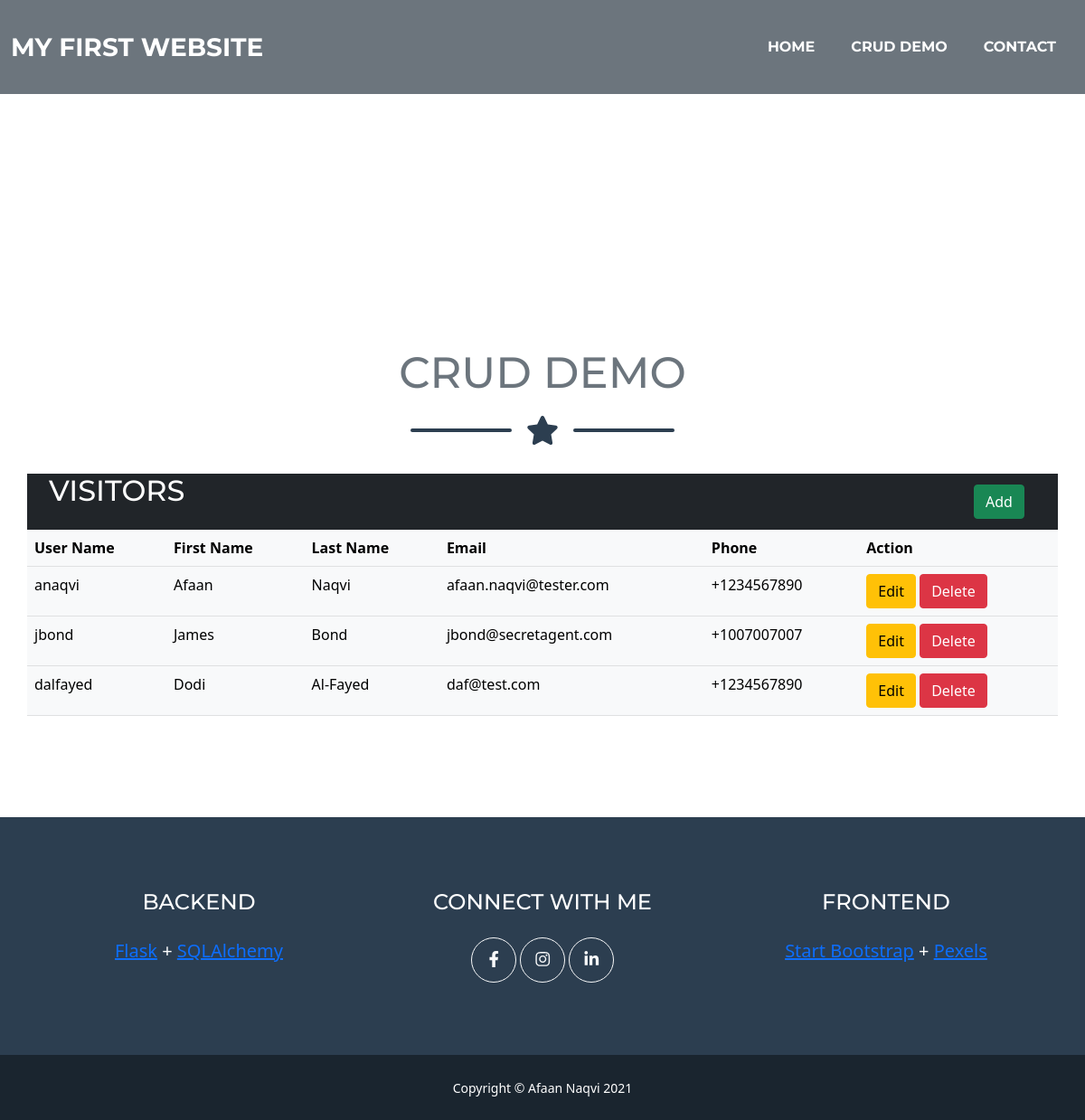
The app's page /visitors, older data.
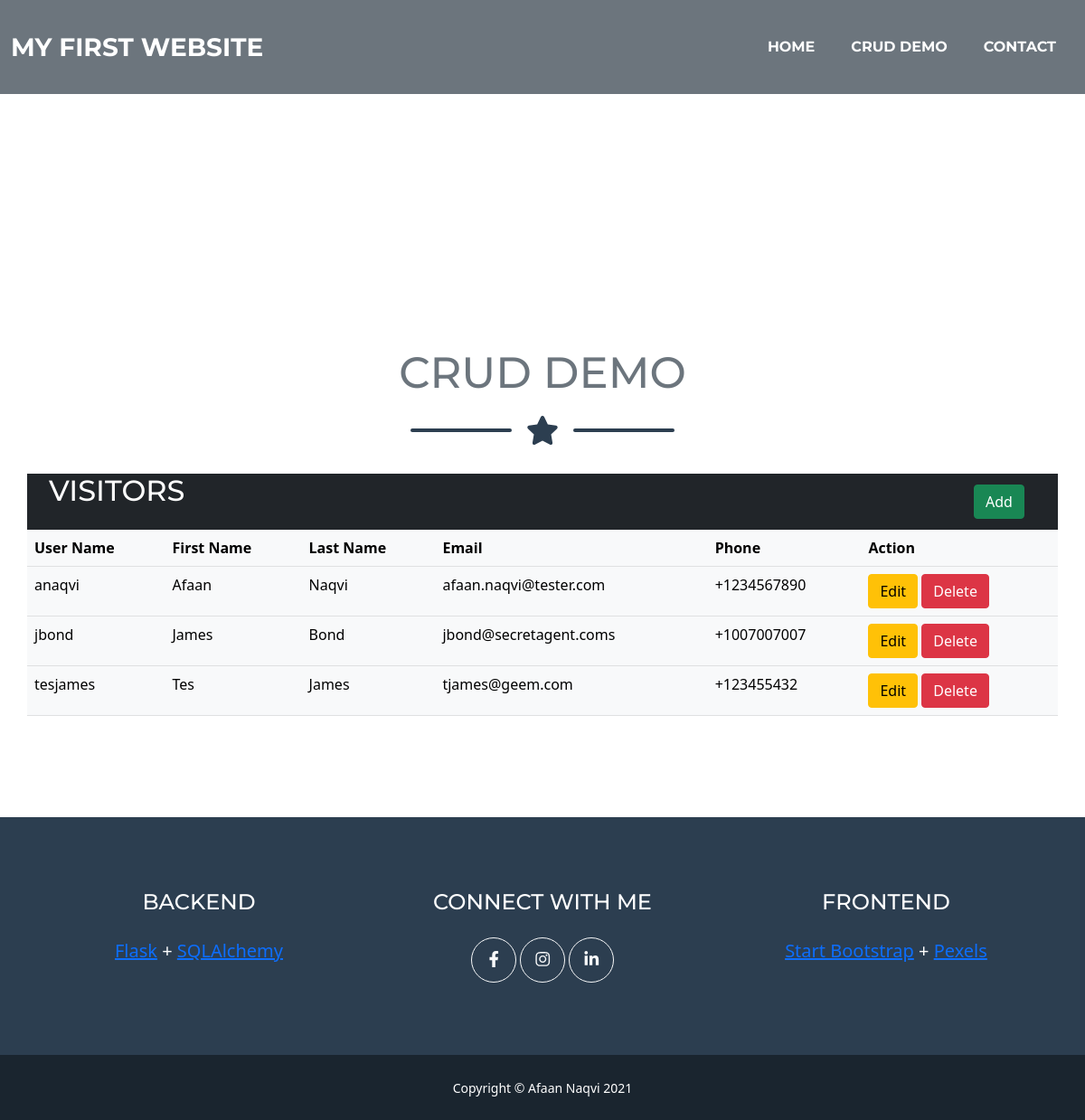
The same page, newer data.
### models/visitor.py (models this page shows, shortened)
class VisitorModel(db.Model):
    __tablename__ = 'visitors'
    user_name = db.Column(db.String(80), primary_key=True)
    first_name = db.Column(db.String(80))
    last_name = db.Column(db.String(80))
    email = db.Column(db.String(80))
    phone = db.Column(db.String(80))
    def json(self):
        return {'user_name': self.user_name,
                'first_name': self.first_name,
                'last_name': self.last_name,
                'email': self.email,
                'phone': self.phone
                }

### app.py (the view)
@app.route('/visitors')
def visitors():
    headers = {'Content-Type': 'text/html'}
    visitors = [visitor.json() for visitor in VisitorModel.query.all()]
    return make_response(render_template('visitors.html', visitors=visitors), 200, headers)

### templates/visitors.html (shortened to what this page needs)
{% extends 'layout.html' %}
{% block body %}
<header class="masthead bg-faded">
</header>
<section class="page-section" id="visitors">
  <div class="container">
    <h2 class="page-section-heading text-center text-uppercase text-secondary mb-0">CRUD Demo</h2>
    <div class="divider-custom">
      <div class="divider-custom-line"></div>
      <div class="divider-custom-icon"><i class="fas fa-star"></i></div>
      <div class="divider-custom-line"></div>
    </div>
    <div class="row justify-content-center">
      <div class="row bg-dark h-100">
        <div class="col-lg-11 my-auto">
          <h2 class="text-uppercase text-white mb-4">Visitors</h2>
        </div>
        <div class="col-lg my-auto">
          <button type="button" class="btn btn-success" data-bs-toggle="modal" data-bs-target="#addModal">Add</button>
        </div>
      </div>
      <table class="table table-light">
        <tr>
          <th>User Name</th>
          <th>First Name</th>
          <th>Last Name</th>
          <th>Email</th>
          <th>Phone</th>
          <th>Action</th>
        </tr>
        {%for visitor in visitors%}
        <tr>
          <td>{{visitor.user_name}}</td>
          <td>{{visitor.first_name}}</td>
          <td>{{visitor.last_name}}</td>
          <td>{{visitor.email}}</td>
          <td>{{visitor.phone}}</td>
          <td>
            <button type="button" class="btn btn-warning" data-bs-toggle="modal" data-bs-target="#editModal{{ visitor.user_name }}">Edit</button>
            <a href="/visitor/{{visitor.user_name}}/delete" class="btn btn-danger btn-xs" onclick="return confirm('Are you sure you want to delete {{visitor.user_name}}?')">Delete</a>
          </td>
        </tr>
        <div class="modal fade" id="editModal{{ visitor.user_name }}" tabindex="-1" aria-labelledby="editModalLabel" aria-hidden="true">
          {%endfor%}
        </div>
      </table>
    </div>
  </div>
</section>
{% endblock %}

### templates/layout.html (shortened to what this page needs)
<!DOCTYPE html>
<html>
<head>
	<link rel= "stylesheet" type= "text/css" href= "{{ url_for('static',filename='styles/mainpage.css') }}">
	<link href="https://cdn.jsdelivr.net/npm/bootstrap@5.1.0/dist/css/bootstrap.min.css" rel="stylesheet">
</head>
    <body id="page-top">
        <nav class="navbar navbar-expand-lg bg-secondary text-uppercase fixed-top" id="mainNav">
            <div class="container-fluid">
                <a class="navbar-brand" href="#page-top">My First Website</a>
                <div class="collapse navbar-collapse" id="navbarResponsive">
                    <ul class="navbar-nav ms-auto">
                        <li class="nav-item mx-0 mx-lg-1"><a class="nav-link py-3 px-0 px-lg-3 rounded" href="/">Home</a></li>
                        <li class="nav-item mx-0 mx-lg-1"><a class="nav-link py-3 px-0 px-lg-3 rounded" href="/visitors">CRUD Demo</a></li>
                        <li class="nav-item mx-0 mx-lg-1"><a class="nav-link py-3 px-0 px-lg-3 rounded" href="/contact">Contact</a></li>
                    </ul>
                </div>
            </div>
        </nav>
        {% block body %}{% endblock %}
        <footer class="footer text-center">
            <div class="container">
                <div class="row">
                    <div class="col-lg-4 mb-5 mb-lg-0">
                        <h4 class="text-uppercase mb-4">Backend</h4>
                        <p class="lead mb-0">
                            <a href="https://flask.palletsprojects.com/en/2.0.x/">Flask</a> + <a href="https://www.sqlalchemy.org/">SQLAlchemy</a>
                        </p>
                    </div>
                    <div class="col-lg-4 mb-5 mb-lg-0">
                        <h4 class="text-uppercase mb-4">Connect with Me</h4>
                        <a class="btn btn-outline-light btn-circle btn-lg" href="https://www.facebook.com/afaan.naqvi"><i class="fab fa-fw fa-facebook-f"></i></a>
                        <a class="btn btn-outline-light btn-circle btn-lg" href="https://www.instagram.com/axn5556/"><i class="fab fa-fw fa-instagram"></i></a>
                        <a class="btn btn-outline-light btn-circle btn-lg" href="https://www.linkedin.com/in/afaan-naqvi-30767bb/"><i class="fab fa-fw fa-linkedin-in"></i></a>
                    </div>
                    <div class="col-lg-4">
                        <h4 class="text-uppercase mb-4">Frontend</h4>
                        <p class="lead mb-0">
                            <a href="http://startbootstrap.com">Start Bootstrap</a> + <a href="https://www.pexels.com/">Pexels</a>
                        </p>
                    </div>
                </div>
            </div>
        </footer>
        <div class="copyright py-4 text-center text-white">
            <div class="container"><small>Copyright &copy; Afaan Naqvi 2021</small></div>
        </div>
</body>
</html>

Row changes from the older to the newer data that the page shows:
removed VisitorModel: user_name "dalfayed", first_name "Dodi", last_name "Al-Fayed", email "daf@test.com", phone "+1234567890"
changed VisitorModel "jbond": email "jbond@secretagent.com" → "jbond@secretagent.coms"
added VisitorModel: user_name "tesjames", first_name "Tes", last_name "James", email "tjames@geem.com", phone "+123455432"
